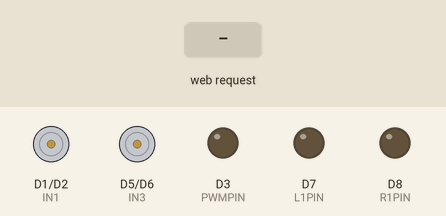
Simulated run of this sketch. Board: ESP8266 (NodeMCU). Shown: motor-driver pin pairs drawn as motors (green arrow = first pin HIGH = forward, orange = second pin HIGH = backward, longer = more drive), output pins drawn as LEDs (lit = HIGH). The inputs (shaded band) are chosen by the test bench. What the sketch prints to the serial monitor is not drawn.

Above: at 1.2 s.
1.3 s: HTTP request GET /cmd?c=f received
At 1.7 s:
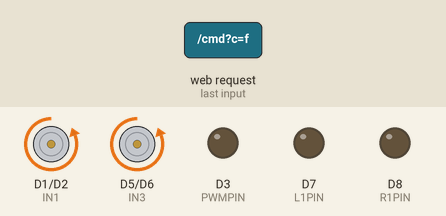
2.8 s: HTTP request GET /cmd?c=b received
At 4.0 s:
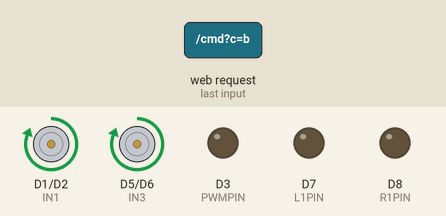
4.3 s: HTTP request GET /cmd?c=l received
At 5.2 s:
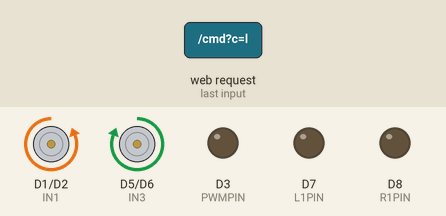
5.8 s: HTTP request GET /cmd?c=r received
At 6.4 s:
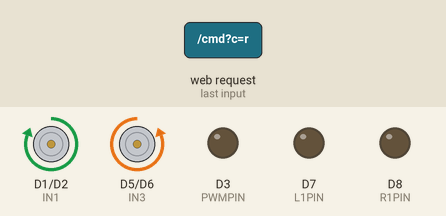
Timing chart, 0 to 8.3 s (numbered marks = the images above; inputs shaded):
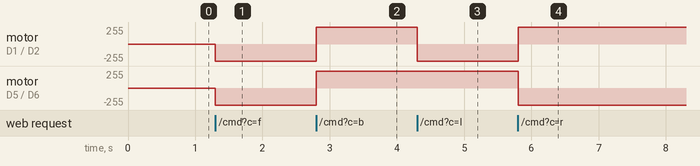

The sketch:

crazy_frog.ino
```cpp
#include <ESP8266WiFi.h>
#include <ESP8266WebServer.h>

const char* ssid = "CRAZY FROG";
const char* password = "12345678";

ESP8266WebServer server(80);

// Motoare
#define IN1 D1
#define IN2 D2
#define IN3 D5
#define IN4 D6

// Extra
#define L1PIN D7
#define R1PIN D8

// PWM arma
#define PWMPIN D3

int pwmValue = 1023;

unsigned long lastCmd = 0;

void stopAll() {

  digitalWrite(IN1, LOW);
  digitalWrite(IN2, LOW);
  digitalWrite(IN3, LOW);
  digitalWrite(IN4, LOW);

  digitalWrite(L1PIN, LOW);
  digitalWrite(R1PIN, LOW);

  analogWrite(PWMPIN, 0);
}

void handleCmd() {

  String cmd = server.arg("c");

  lastCmd = millis();

  if (cmd == "f") {

    stopAll();

    digitalWrite(IN2, HIGH);
    digitalWrite(IN4, HIGH);
  }

  if (cmd == "b") {

    stopAll();

    digitalWrite(IN1, HIGH);
    digitalWrite(IN3, HIGH);
  }

  if (cmd == "l") {

    stopAll();

    digitalWrite(IN2, HIGH);
    digitalWrite(IN3, HIGH);
  }

  if (cmd == "r") {

    stopAll();

    digitalWrite(IN1, HIGH);
    digitalWrite(IN4, HIGH);
  }

  if (cmd == "l1") {

    stopAll();

    digitalWrite(L1PIN, HIGH);
  }

  if (cmd == "r1") {

    stopAll();

    digitalWrite(R1PIN, HIGH);
  }

  // Porneste arma
  if (cmd == "pwm") {

    analogWrite(PWMPIN, pwmValue);
  }

  // Opreste arma
  if (cmd == "pwmstop") {

    analogWrite(PWMPIN, 0);
  }

  // Stop complet
  if (cmd == "stop") {

    stopAll();
  }

  server.send(200, "text/plain", "OK");
}

void setup() {

  Serial.begin(115200);

  pinMode(IN1, OUTPUT);
  pinMode(IN2, OUTPUT);
  pinMode(IN3, OUTPUT);
  pinMode(IN4, OUTPUT);

  pinMode(L1PIN, OUTPUT);
  pinMode(R1PIN, OUTPUT);

  pinMode(PWMPIN, OUTPUT);

  analogWriteRange(1023);
  analogWriteFreq(1000);

  stopAll();

  WiFi.softAP(ssid, password);

  server.on("/cmd", handleCmd);

  server.begin();

  Serial.println(WiFi.softAPIP());
}

void loop() {

  server.handleClient();

  if (millis() - lastCmd > 1000000) {
    stopAll();
  }
}
```

Measured:
- after the input at 1.3 s, motor on D1 (IN1) / D2 (IN2), motor on D5 (IN3) / D6 (IN4): stopped → backward 255/255 at once
- after the input at 2.8 s, motor on D1 (IN1) / D2 (IN2), motor on D5 (IN3) / D6 (IN4): backward 255/255 → forward 255/255 at once
- after the input at 4.3 s, motor on D1 (IN1) / D2 (IN2): forward 255/255 → backward 255/255 at once
- after the input at 5.8 s, motor on D1 (IN1) / D2 (IN2): backward 255/255 → forward 255/255 at once; motor on D5 (IN3) / D6 (IN4): forward 255/255 → backward 255/255 at once
